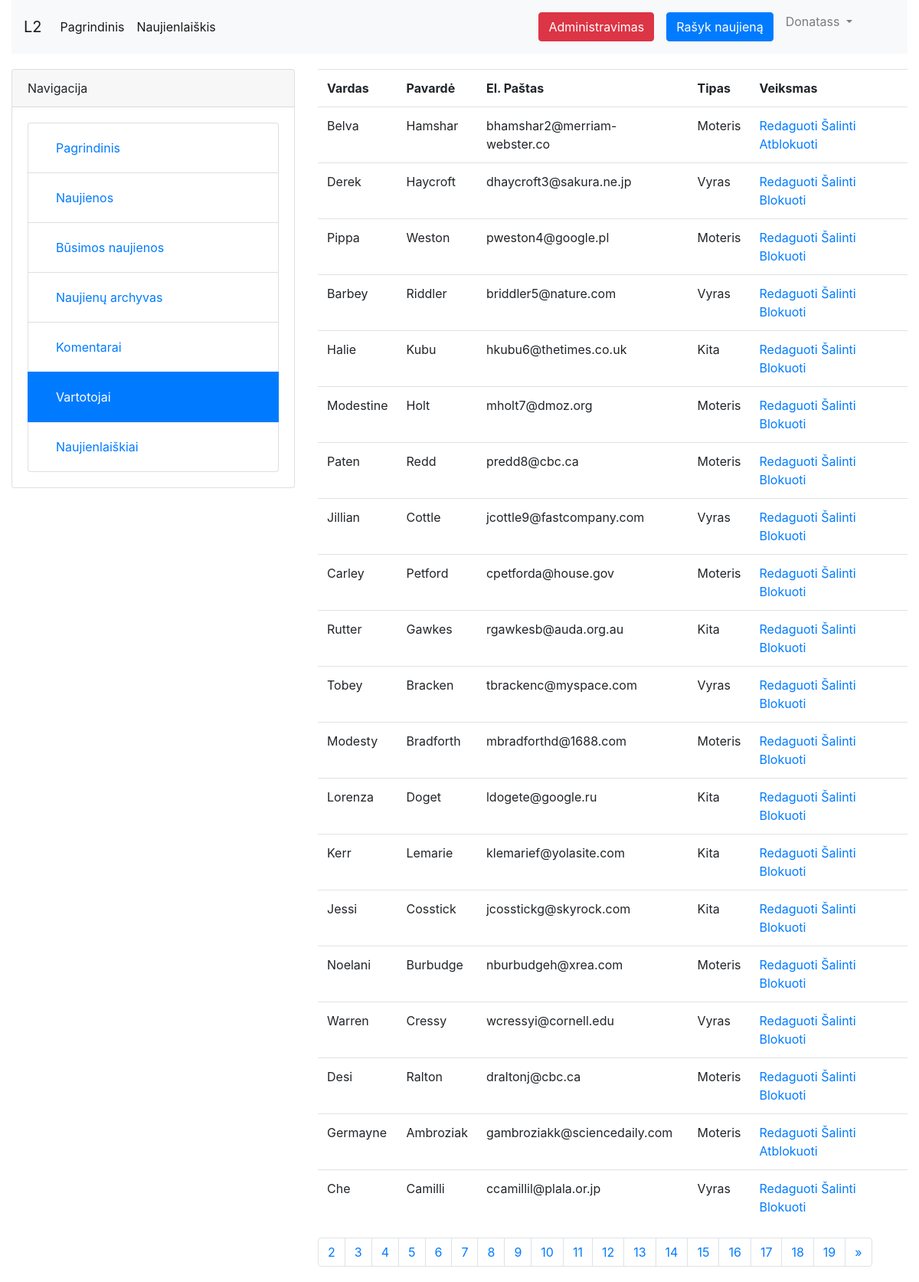
The app's page /admin/users.php (signed in) with its own data.
### tables this page shows
CREATE TABLE IF NOT EXISTS `user` (
  `id` int(11) NOT NULL AUTO_INCREMENT,
  `name` varchar(255) DEFAULT NULL,
  `surname` varchar(255) DEFAULT NULL,
  `email` varchar(255) DEFAULT NULL,
  `password` varchar(255) DEFAULT NULL,
  `last_login` date DEFAULT NULL,
  `created_at` date DEFAULT NULL,
  `updated_at` date DEFAULT NULL,
  `last_ip` varchar(255) DEFAULT NULL,
  `type` char(16) DEFAULT NULL,
  PRIMARY KEY (`id`)
);

### maincore.php (called while the page is built, shortened)
<?php
$host   = 'localhost';
$user   = 'root';
$pass   = '';
$db     = 'db_laboras';
try{
    $pdo = new PDO('mysql:host='.$host.';dbname='.$db, $user, $pass);
    $pdo->setAttribute(PDO::ATTR_ERRMODE, PDO::ERRMODE_EXCEPTION);
    $pdo->setAttribute(PDO::ATTR_EMULATE_PREPARES, false);
    $pdo->query("SET Names 'utf8'");
}catch(PDOException $e){
    die($e->getMessage());
}
if($_SESSION['login']){
    $query = $pdo->prepare("SELECT * FROM `user` WHERE `id` = ?");
    $query->execute([$_SESSION['user']]);
    $user = $query->fetch(PDO::FETCH_BOTH);
}
$query = $pdo->prepare("SELECT * FROM `future_news` WHERE `publish_date` <= ?");

### functions.php (called while the page is built, shortened)
<?php
function is_admin(int $userid) : bool
{
    require('maincore.php');
    $query = $pdo->prepare("SELECT * FROM `admin` WHERE `fk_USERid` = ?");
    $query->execute([$userid]);
    if($query->rowCount() > 0) return true;
    return false;
}
function gender($type){
    switch($type){
        case '0': return 'Vyras';
        case '1': return 'Moteris';
        case '2': return 'Kita';
    }
}
function is_banned(int $id) : bool
{
    require 'maincore.php';
    $query = $pdo->prepare("SELECT * FROM `banned` WHERE `fk_USERid` = ?");
    $query->execute([$id]);
    if($query->rowCount() > 0) return true;
    else return false;
}

### admin/users.php (the view, shortened to what this page needs)
<?php
require('../head.php');
include('side.php');
?>
    <table class="table">
        <tr>
            <th>Vardas</th>
            <th>Pavardė</th>
            <th>El. Paštas</th>
            <th>Tipas</th>
            <th>Veiksmas</th>
        </tr>
        <?php
        if(!isset($_GET['page'])) $page = 1;
        else $page = $_GET['page'];
        if($page > 1) {
            $query = $pdo->prepare("SELECT * FROM `user` ORDER BY `id` ASC LIMIT 20 OFFSET ?");
            $query->execute([$page * 10]);
        }else{
            $query = $pdo->query("SELECT * FROM `user` ORDER BY `id` ASC LIMIT 20 OFFSET 0");
        }
        foreach ($query as $row) {
            echo '
            <tr>
                <td>' . $row['name'] . '</td>
                <td>' . $row['surname'] . '</td>
                <td>' . $row['email'] . '</td>
                <td>' . gender($row['type']) . '</td>
                <td><a href="admin/user-edit.php?id=' . $row['id'] . '">Redaguoti</a>
                <a href="admin/user-remove.php?id=' . $row['id'] . '">Šalinti</a>
                ';
                if(!is_banned($row['id']))
                    echo '<a href="admin/user-ban.php?id='.$row['id'].'">Blokuoti</a>';
                else
                    echo '<a href="admin/user-ban.php?id='.$row['id'].'">Atblokuoti</a>';
                echo '
                </td>
            </tr>
            ';
        }
        ?>
    </table>
    <nav aria-label="Page navigation example">
        <ul class="pagination">
            <?php
            $query = $pdo->query("SELECT * FROM `user`");
            $all = $query->rowCount();
            for($i = 1; $i < ($all/10); $i++) {
                if($i != $page)
                    echo '<li class="page-item"><a class="page-link" href="admin/users.php?page='.$i.'">'.$i.'</a></li>';
            }
            if($page != (int)($all/10) && (int)($all / 10) != 0){
                echo '
            <li class="page-item">
                <a class="page-link" href="admin/users.php?page='.($page+1).'" aria-label="Next">
                    <span aria-hidden="true">&raquo;</span>
                    <span class="sr-only">Next</span>
                </a>
            </li>';
            }
            ?>
        </ul>
    </nav>
<?php
require('bottom.php');
?>

### head.php (shortened to what this page needs)
<!DOCTYPE html>
<html lang="en">
<?php
require_once('maincore.php');
require_once('functions.php');
?>
<head>
    <link rel="stylesheet" type="text/css" href="css/bootstrap.css">
    <link rel="stylesheet" type="text/css" href="css/main.css">
    <link href="css/lightbox.css" rel="stylesheet" />
    <link href="https://cdn.jsdelivr.net/gh/gitbrent/bootstrap4-toggle@3.6.1/css/bootstrap4-toggle.min.css" rel="stylesheet">
</head>
<body>
<div class="container-fluid">
    <nav class="navbar navbar-expand-lg navbar-light bg-light">
        <a class="navbar-brand" href="#">L2</a>
        <div class="collapse navbar-collapse" id="navbarSupportedContent">
            <ul class="navbar-nav mr-auto">
                <li class="nav-item active">
                    <a class="nav-link" href="index.php">Pagrindinis <span class="sr-only">(current)</span></a>
                </li>
                <li class="nav-item active">
                    <a class="nav-link" href="subscription.php">Naujienlaiškis</a>
                </li>
            </ul>
            <ul class="navbar-nav mr-5">
                <?php
                if(!$_SESSION['login']){
                echo '
                <li class="nav-item">
                    <a class="nav-link" href="login.php">Prisijungimas</a>
                </li>
                <li class="nav-item">
                    <a class="nav-link" href="register.php">Registracija</a>
                </li>';
                }else{
                    if(is_admin($_SESSION['user'])){
                        echo '
                       <li class="nav-item">
                        <a class="nav-link" href="admin/index.php"><button class="btn btn-danger">Administravimas</button></a>
                       </li>';
                    }
                    echo '
                   <li class="nav-item">
                    <a class="nav-link" href="addnews.php"><button class="btn btn-primary">Rašyk naujieną</button></a>
                   </li>
                   <li class="nav-item dropdown">
                    <a class="nav-link dropdown-toggle" href="#" id="navbarDropdown" role="button" data-toggle="dropdown" aria-haspopup="true" aria-expanded="false">
                      '.$user['name'].'
                    </a>
                    <div class="dropdown-menu" aria-labelledby="navbarDropdown">
                      <a class="dropdown-item" href="profile.php">Profilis</a>
                      <a class="dropdown-item" href="edit-profile.php">Profilio redagavimas</a>
                      <a class="dropdown-item" href="logout.php">Atsijungti</a>
                    </div>
                  </li>';
                }
                ?>
            </ul>
        </div>
    </nav>

### css/main.css (style rules this page uses)
nav { margin-bottom: 20px; }
.active a { color: #fff; }

### records on screen
user: name "Donatass"
user: name "Belva", surname "Hamshar", email "bhamshar2@merriam-webster.co", type "Moteris"
user: name "Derek", surname "Haycroft", email "dhaycroft3@sakura.ne.jp", type "Vyras"
user: name "Pippa", surname "Weston", email "pweston4@google.pl", type "Moteris"
user: name "Barbey", surname "Riddler", email "briddler5@nature.com", type "Vyras"
user: name "Halie", surname "Kubu", email "hkubu6@thetimes.co.uk", type "Kita"
user: name "Modestine", surname "Holt", email "mholt7@dmoz.org", type "Moteris"
user: name "Paten", surname "Redd", email "predd8@cbc.ca", type "Moteris"
user: name "Jillian", surname "Cottle", email "jcottle9@fastcompany.com", type "Vyras"
user: name "Carley", surname "Petford", email "cpetforda@house.gov", type "Moteris"
user: name "Rutter", surname "Gawkes", email "rgawkesb@auda.org.au", type "Kita"
user: name "Tobey", surname "Bracken", email "tbrackenc@myspace.com", type "Vyras"
user: name "Modesty", surname "Bradforth", email "mbradforthd@1688.com", type "Moteris"
user: name "Lorenza", surname "Doget", email "ldogete@google.ru", type "Kita"
user: name "Kerr", surname "Lemarie", email "klemarief@yolasite.com", type "Kita"
user: name "Jessi", surname "Cosstick", email "jcosstickg@skyrock.com", type "Kita"
user: name "Noelani", surname "Burbudge", email "nburbudgeh@xrea.com", type "Moteris"
user: name "Warren", surname "Cressy", email "wcressyi@cornell.edu", type "Vyras"
user: name "Desi", surname "Ralton", email "draltonj@cbc.ca", type "Moteris"
user: name "Germayne", surname "Ambroziak", email "gambroziakk@sciencedaily.com", type "Moteris"
user: name "Che", surname "Camilli", email "ccamillil@plala.or.jp", type "Vyras"
